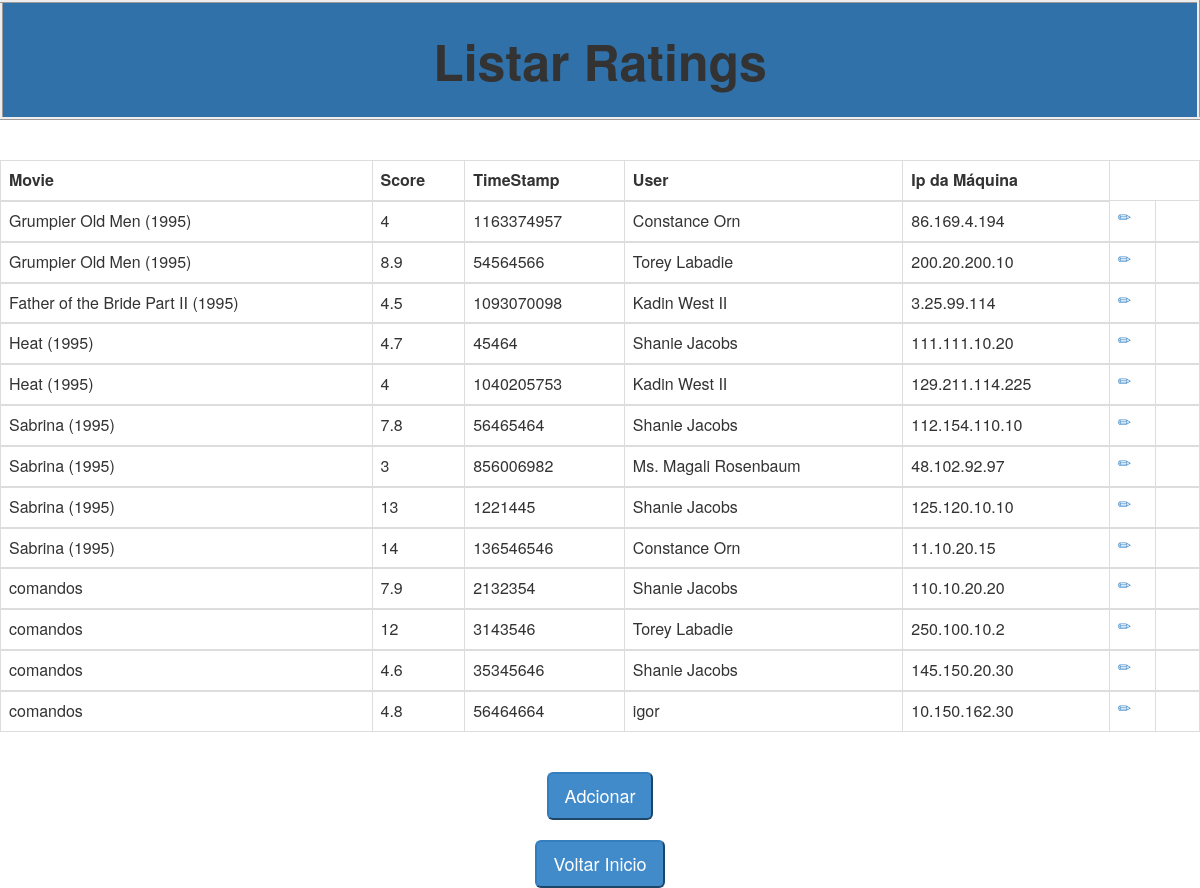
/ListarRatings.php, run on the app's committed database.
### tables this page shows
CREATE TABLE `ratings` (
  `id` int(11) NOT NULL AUTO_INCREMENT,
  `movie` int(11) NOT NULL,
  `score` float NOT NULL,
  `timestamp` int(11) NOT NULL,
  `user` int(11) NOT NULL,
  `ip` varchar(45) NOT NULL,
  PRIMARY KEY (`id`),
  UNIQUE KEY `ip` (`ip`),
  KEY `user_idx` (`user`),
  KEY `movie` (`movie`),
  CONSTRAINT `movie` FOREIGN KEY (`movie`) REFERENCES `movies` (`id`) ON DELETE NO ACTION ON UPDATE NO ACTION,
  CONSTRAINT `user` FOREIGN KEY (`user`) REFERENCES `users` (`id`) ON DELETE NO ACTION ON UPDATE NO ACTION
);

CREATE TABLE `movies` (
  `id` int(11) NOT NULL AUTO_INCREMENT,
  `title` varchar(45) NOT NULL,
  `genres` varchar(45) NOT NULL,
  PRIMARY KEY (`id`),
  UNIQUE KEY `title_UNIQUE` (`title`)
);

CREATE TABLE `users` (
  `id` int(11) NOT NULL AUTO_INCREMENT,
  `name` varchar(45) NOT NULL,
  `email` varchar(45) NOT NULL,
  PRIMARY KEY (`id`),
  UNIQUE KEY `name_UNIQUE` (`name`),
  UNIQUE KEY `email_UNIQUE` (`email`)
);

### model/RatingsModel.php (called while the page is built, shortened)
<?php
class RatingsModel extends BancoDados{
    public function GetData() {
        try {
              $conn = new BancoDados();
               $conectar =$conn->Conectar();
              if ( $conectar==null) {
                throw new Exception("Não foi possivel conectar ao banco de dados");
              }else {
                 $list=$conectar->query("select * from ratings r
                                            inner join movies  m on r.movie=m.id
                                            inner join users  u on r.user=u.id
                                            order by  r.movie asc;");
                 return $list;
              }
        } catch (PDOException $exc) {
            echo $exc->getMessage();
        }
    }
}

### controller/RatingsController.php (called while the page is built, shortened)
<?php
require './model/RatingsModel.php';
class RatingsController extends RatingsModel {
    public function GetData(){
        $model = new RatingsModel();
        return $model->GetData();
    }
}

### ListarRatings.php (the view, shortened to what this page needs)
 <link rel="stylesheet" type="text/css" href="Content/bootstrap.css">
 <link rel="stylesheet" type="text/css" href="Content/bootstrap.min.css">
  <table border="1" class="table-responsive" style="border:solid;width: 100%; border-style:inset; background-color:#3071a9;height: 120px;direction:initial" >
    <thead>
        <tr  style="font-size:50px">
            <th class="text-center">Listar Ratings</th>
        </tr>
    </thead>
  </table>
<?php
     require './controller/RatingsController.php';
  echo"<table  border='1' class='table table-bordered table-responsive'  >
        <thead>
        <tr>
            <th>Movie</th>
            <th>Score</th>
            <th>TimeStamp</th>
            <th>User</th>
            <th>Ip da Máquina</th>
        </tr>
        </thead>";
$controle= new RatingsController();
$query=$controle->GetData();
foreach ($query as $row) {
        echo
        "<tbody>
            <tr>
                <td>".$row['title']."</td>
                <td>".$row['score']."</td>
                <td>".$row['timestamp']."</td>
                <td>".$row['name']."</td>
                <td>".$row['ip']."</td>
                <td><a id='editar' runat='server' href='CadastroRatings.php?id=".$row['id']."&movieId=".$row['movie']."&movie=".$row['title']."&score=".$row['score']."&timestamp=".$row['timestamp']."&userId=".$row['user']."&user=".$row['name']."&ip=".$row['ip']."' class='glyphicon glyphicon-pencil' title='Editar'></a></td>
                <td><a id='excluir' runat='server' href='DeletarRatings.php?id=".$row['id']."' title='Deletar' class='glyphicon glyphicon-remove'></a></td>
            </tr>
        </tbody>";
}
      echo"</table>
            <br/>
            <div class='text-center'>
                <a href='CadastroRatings.php'><input type='submit' value='Adcionar' name='adicionar' class='btn-primary btn-lg' /></a>
            </div>";
       echo "<br/> <div class='text-center'>
                <a href='index.php'><input type='submit' value='Voltar Inicio' name='voltar' class='btn-primary btn-lg' /></a>
            </div>";
?>

### data on the page
ratings: movie.title "Grumpier Old Men (1995)", score "4", timestamp "1163374957", user.name "Constance Orn", ip "86.169.4.194"
ratings: movie.title "Grumpier Old Men (1995)", score "8.9", timestamp "54564566", user.name "Torey Labadie", ip "200.20.200.10"
ratings: movie.title "Father of the Bride Part II (1995)", score "4.5", timestamp "1093070098", user.name "Kadin West II", ip "3.25.99.114"
ratings: movie.title "Heat (1995)", score "4.7", timestamp "45464", user.name "Shanie Jacobs", ip "111.111.10.20"
ratings: movie.title "Heat (1995)", score "4", timestamp "1040205753", user.name "Kadin West II", ip "129.211.114.225"
ratings: movie.title "Sabrina (1995)", score "7.8", timestamp "56465464", user.name "Shanie Jacobs", ip "112.154.110.10"
ratings: movie.title "Sabrina (1995)", score "3", timestamp "856006982", user.name "Ms. Magali Rosenbaum", ip "48.102.92.97"
ratings: movie.title "Sabrina (1995)", score "13", timestamp "1221445", user.name "Shanie Jacobs", ip "125.120.10.10"
ratings: movie.title "Sabrina (1995)", score "14", timestamp "136546546", user.name "Constance Orn", ip "11.10.20.15"
ratings: movie.title "comandos", score "7.9", timestamp "2132354", user.name "Shanie Jacobs", ip "110.10.20.20"
ratings: movie.title "comandos", score "12", timestamp "3143546", user.name "Torey Labadie", ip "250.100.10.2"
ratings: movie.title "comandos", score "4.6", timestamp "35345646", user.name "Shanie Jacobs", ip "145.150.20.30"
ratings: movie.title "comandos", score "4.8", timestamp "56464664", user.name "igor", ip "10.150.162.30"
